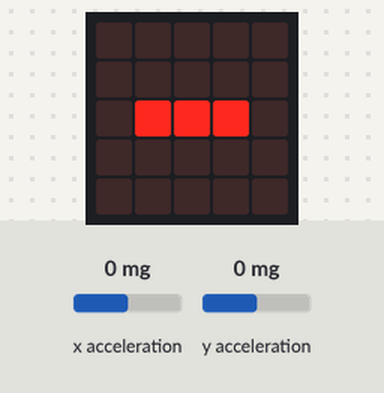
A program run on a simulated BBC micro:bit running MicroPython. On the bench: the board's 5×5 LED display. The inputs (shaded band) are chosen by the test bench; at power-on: x acceleration 0 mg, y acceleration 0 mg. Random numbers come from a fixed seed.

Above: at 1.6 s.
1.7 s: x acceleration set to 89 mg
At 3.2 s:
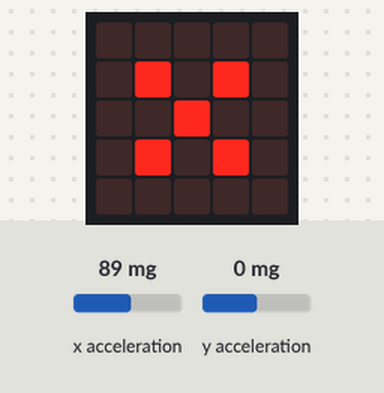
3.5 s: x acceleration set to 107 mg
At 3.8 s:
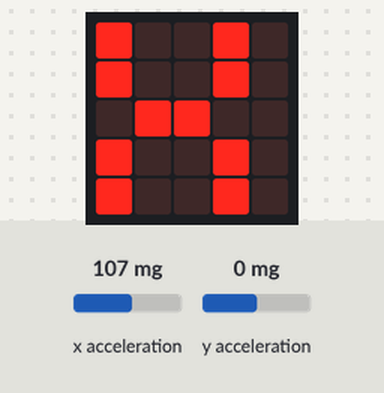
At 8.8 s:
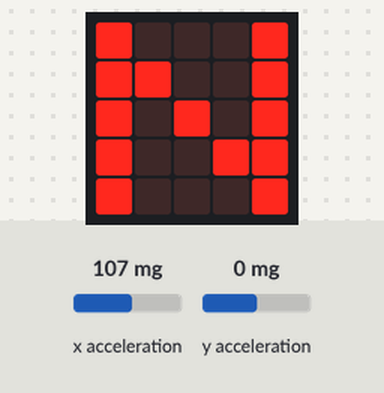
9.5 s: x acceleration set to 0 mg
12.1 s: y acceleration set to 94 mg
13.6 s: y acceleration set to 110 mg
At 13.85 s:
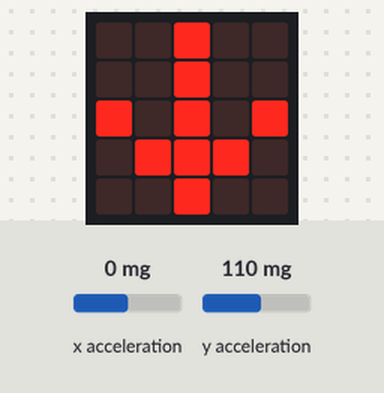
16.6 s: x acceleration set to -94 mg
19.6 s: x acceleration set to -106 mg
Timing chart, 0 to 22.6 s (numbered marks = the images above; inputs shaded):
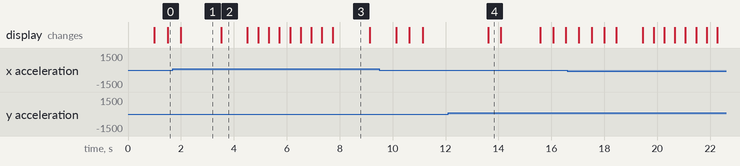

The program:

simon.py
```python
from microbit import *                  # standard Micro:Bit libraries
from array import *                     # to use an array
import random                           # generate random numbers

count = 0                               # initialise counter to 0
wait = 500                              # initialise wait to half a sec
sequence = array('B',[])                # array to hold sequence
display.show("-")                       # start out showing a dash

def squark(dir):                        # function to show arrows
    global wait
    if dir==0:                          # Right
        display.show(Image.ARROW_E)
    elif dir==1:                        # Left
        display.show(Image.ARROW_W)
    elif dir==2:                        # Down
        display.show(Image.ARROW_S)
    elif dir==3:                        # Up
        display.show(Image.ARROW_N)
    else:
        display.show("-")
    sleep(wait)
    display.show("-")
    sleep(wait)

def play_sequence():
    global count                        # use the count global variable
    global sequence                     # use the sequence global variable
    global wait                         # use the wait global variable
    sequence.append(random.randint(0, 3))       # add a new value to sequence
    for i in range(0, count):           # loop for sequence length
      squark(sequence[i])               # display the arrow
    wait = 500 - (count * 15)           # vary delay to speed things up
    count = count+1                     # increment sequence length

def get_tilt():
    x = accelerometer.get_x()           # read left-right tilt
    y = accelerometer.get_y()           # read up-down tilt
    if x > 100:
        return 0                        # Right
    elif x < -100:
        return 1                        # Left
    elif y > 100:
        return 2                        # Down
    elif y < -100:
        return 3                        # Up
    else:
        return 4                        # Flat

def reset_game():
   global count
   global sequence
   count=0
   sequence=[]

def read_sequence():
    global count
    global sequence
    display.show("*")                   # Show that we're waiting
    for i in range(0, count-1):
        while get_tilt()==4:            # Wait for a tilt
            sleep(50)
        input=get_tilt()
        if input == sequence[i]:        # If it's right then show it
            squark(input)
            if i==9:                    # We have a winner
                display.show(Image.SMILE)
                sleep(1000)
                display.show("WINNER")
                reset_game()
        else:
            display.show("X")           # Wrong tilt - game over
            sleep(1000)
            display.show("TRY AGAIN")
            reset_game()
            break

while True:
    play_sequence()                     # play the sequence to be remembered
    read_sequence()                     # read the sequence from the player
    sleep(1000)                         # wait a sec
```

Measured:
- the behaviour switches between 100 and 101 mg on x acceleration (found by bisection; images 1 and 2)
- the behaviour switches between 100 and 101 mg on y acceleration (found by bisection; images 3 and 4)
- after the input at 3.5 s, the display: changes at once (image 2)
- after the input at 12.1 s, every drawn part: stays the same
- after the input at 13.6 s, the display: changes at once (image 4)
- what the display in image 2 shows lasts 1.0 s, from 3.5 s to 4.5 s
- what the display in image 3 shows lasts 1.4 s, from 7.7 s to 9.1 s
- what the display in image 4 shows lasts 0.5 s, from 13.6 s to 14.1 s
